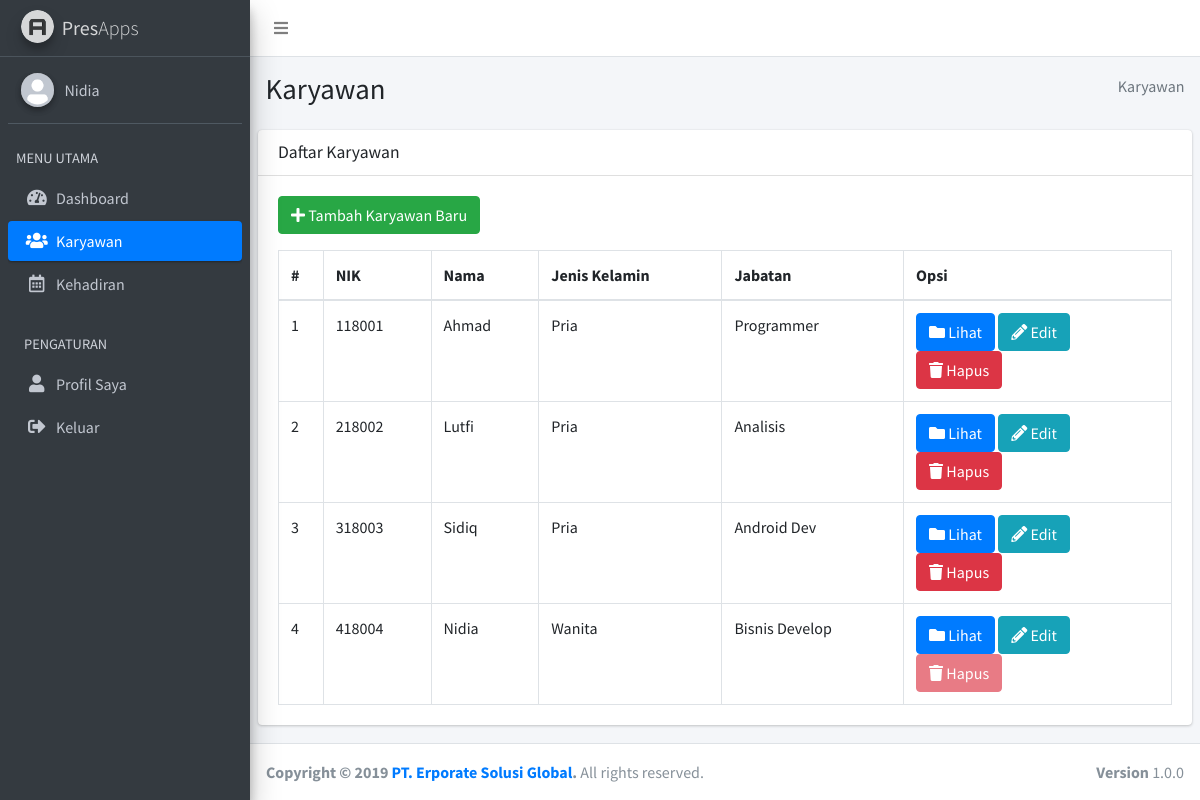
/staff/index.php?page=karyawan (signed in), run on the app's committed database.
### tables this page shows
CREATE TABLE `akun_pengguna` (
  `nik` char(7) NOT NULL,
  `password` varchar(64) DEFAULT NULL,
  `hak_akses` enum('Admin','Staff') DEFAULT NULL
);

CREATE TABLE `karyawan` (
  `nik` char(7) NOT NULL,
  `nama_lengkap` varchar(25) DEFAULT NULL,
  `jenis_kelamin` enum('Pria','Wanita') DEFAULT NULL,
  `id_jabatan` int(11) DEFAULT NULL,
  `no_hp` char(13) DEFAULT NULL,
  `alamat` text
);

CREATE TABLE `jabatan` (
  `id_jabatan` int(11) NOT NULL,
  `nama_jabatan` varchar(50) DEFAULT NULL
);

### action_staff/karyawan.php (called while the page is built, shortened)
<?php
include "../connection/connect.php";
switch(@$_POST["mode"]){
	default:
		$sql = "SELECT * FROM karyawan";
		$result = mysqli_query($connect, $sql);
		break;
}
?>

### staff/pages/karyawan/list.php (the view, shortened to what this page needs)
<section class="content-header">
  <div class="container-fluid">
    <div class="row mb-2">
      <div class="col-sm-6">
        <h1>Karyawan</h1>
      </div>
      <div class="col-sm-6">
        <ol class="breadcrumb float-sm-right">
          <li class="breadcrumb-item active">Karyawan</li>
        </ol>
      </div>
    </div>
  </div>
</section>
<section class="content">
  <div class="card">
    <div class="card-header">
      <h3 class="card-title">Daftar Karyawan</h3>
    </div>
    <div class="card-body">
  		<p>
  			<a href="index.php?page=karyawan&action=add" class="btn btn-success">
  				<i class="fas fa-plus"></i> Tambah Karyawan Baru
  			</a>
  		</p>
  		<table class="table table-bordered">
        <thead>
          <tr>
            <th style="width: 5%">#</th>
            <th>NIK</th>
            <th>Nama</th>
            <th>Jenis Kelamin</th>
            <th>Jabatan</th>
            <th style="width: 30%">Opsi</th>
          </tr>
        </thead>
        <tbody>
          <?php
            include "../action_staff/karyawan.php";
            $no = 1;
            while($i = mysqli_fetch_assoc($result)){
              $id_jabatan = $i["id_jabatan"];
              $sql2 = "SELECT * FROM jabatan WHERE id_jabatan='$id_jabatan'";
              $result2 = mysqli_query($connect, $sql2);
              $j = mysqli_fetch_assoc($result2);
          ?>
          <tr>
            <td><?php echo $no; ?></td>
            <td><?php echo $i["nik"]; ?></td>
            <td><?php echo $i["nama_lengkap"]; ?></td>
            <td><?php echo $i["jenis_kelamin"]; ?></td>
            <td><?php echo $j["nama_jabatan"]; ?></td>
            <?php if($i["nik"] != $_SESSION["nik"]){ ?>
            <td>
            	<a href="index.php?page=karyawan&action=detail&id=<?php echo $i['nik']; ?>" class="btn btn-primary">
            		<i class="fas fa-folder"></i> Lihat
            	</a>
            	<a href="index.php?page=karyawan&action=edit&id=<?php echo $i['nik']; ?>" class="btn btn-info">
            		<i class="fas fa-pencil-alt"></i> Edit
            	</a>
            	<a onclick="return confirm('Hapus karyawan?')" href="index.php?page=karyawan&action=delete&id=<?php echo $i['nik']; ?>" class="btn btn-danger">
            		<i class="fas fa-trash"></i> Hapus
            	</a>
            </td>
            <?php }else{ ?>
            <td>
              <a href="index.php?page=karyawan&action=detail&id=<?php echo $i['nik']; ?>" class="btn btn-primary">
                <i class="fas fa-folder"></i> Lihat
              </a>
              <a href="index.php?page=karyawan&action=edit&id=<?php echo $i['nik']; ?>" class="btn btn-info">
                <i class="fas fa-pencil-alt"></i> Edit
              </a>
              <a onclick="return confirm('Hapus karyawan?')" href="index.php?page=karyawan&action=delete&id=<?php echo $i['nik']; ?>" class="btn btn-danger disabled">
                <i class="fas fa-trash"></i> Hapus
              </a>
            </td>
            <?php } ?>
          </tr>
          <?php
              $no++;
            }
          ?>
        </tbody>
      </table>
    </div>
  </div>
</section>

### staff/layout/header.php (shortened to what this page needs)
<!DOCTYPE html>
<html lang="en">
<head>
  <link rel="stylesheet" href="../assets/plugins/fontawesome-free/css/all.min.css">
  <link rel="stylesheet" href="../assets/dist/css/adminlte.min.css">
</head>
<body class="hold-transition sidebar-mini layout-fixed layout-navbar-fixed layout-footer-fixed">
<div class="wrapper">
  <nav class="main-header navbar navbar-expand navbar-white navbar-light">
    <ul class="navbar-nav">
      <li class="nav-item">
        <a class="nav-link" data-widget="pushmenu" href="#"><i class="fas fa-bars"></i></a>
      </li>
    </ul>
  </nav>
  <aside class="main-sidebar sidebar-dark-primary elevation-4">
    <a href="index.php?page=dashboard" class="brand-link">
      <img src="../assets/dist/img/AdminLTELogo.png" alt="AdminLTE Logo" class="brand-image img-circle elevation-3"
           style="opacity: .8">
      <span class="brand-text font-weight-light"><b>Pres</b>Apps</span>
    </a>
    <div class="sidebar">
      <div class="user-panel mt-3 pb-3 mb-3 d-flex">
        <div class="image">
          <img src="../assets/dist/img/user-avatar.png" class="img-circle elevation-2" alt="User Image">
        </div>
        <div class="info">
          <?php
            include "../connection/connect.php";
            $nik = $_SESSION["nik"];
            $sql = "SELECT akun_pengguna.nik, karyawan.nama_lengkap, akun_pengguna.password, akun_pengguna.hak_akses FROM akun_pengguna INNER JOIN karyawan ON akun_pengguna.nik = karyawan.nik WHERE akun_pengguna.nik='$nik'";
            $result = mysqli_query($connect, $sql);
            $i = mysqli_fetch_assoc($result);
          ?>
          <a href="#" class="d-block"><?php echo $i["nama_lengkap"]; ?></a>
        </div>
      </div>
      <nav class="mt-2">
        <ul class="nav nav-pills nav-sidebar flex-column" data-widget="treeview" role="menu" data-accordion="false">
          <li class="nav-header">MENU UTAMA</li>
          <?php
            if(isset($_GET["page"])){
              $page = $_GET["page"];
            }else{
              $page = "dashboard";
            }
          ?>
          <li class="nav-item">
            <a href="index.php?page=dashboard" class="nav-link <?php if($page == 'dashboard'){ echo 'active'; } ?>">
              <i class="nav-icon fas fa-tachometer-alt"></i>
              <p>
                Dashboard
              </p>
            </a>
          </li>
          <li class="nav-item">
            <a href="index.php?page=karyawan" class="nav-link <?php if($page == 'karyawan'){ echo 'active'; } ?>">
              <i class="nav-icon fas fa-users"></i>
              <p>
                Karyawan
              </p>
            </a>
          </li>
          <li class="nav-item">
            <a href="index.php?page=kehadiran" class="nav-link <?php if($page == 'kehadiran'){ echo 'active'; } ?>">
              <i class="nav-icon far fa-calendar-alt"></i>
              <p>
                Kehadiran
              </p>
            </a>
          </li>
          <li class="nav-header">PENGATURAN</li>
          <li class="nav-item">
            <a href="index.php?page=profil_saya" class="nav-link <?php if($page == 'profil_saya'){ echo 'active'; } ?>">
              <i class="nav-icon fas fa-user"></i>
              <p>
                Profil Saya
              </p>
            </a>
          </li>
          <li class="nav-item">
            <a href="logout.php" class="nav-link">
              <i class="nav-icon fas fa-sign-out-alt"></i>
              <p>
                Keluar
              </p>
            </a>
          </li>
        </ul>
      </nav>
    </div>
  </aside>
  <div class="content-wrapper">

### data on the page
akun_pengguna: nik.nama_lengkap "Nidia"
karyawan: nik "118001", nama_lengkap "Ahmad", jenis_kelamin "Pria", id_jabatan.nama_jabatan "Programmer"
karyawan: nik "218002", nama_lengkap "Lutfi", jenis_kelamin "Pria", id_jabatan.nama_jabatan "Analisis"
karyawan: nik "318003", nama_lengkap "Sidiq", jenis_kelamin "Pria", id_jabatan.nama_jabatan "Android Dev"
karyawan: nik "418004", nama_lengkap "Nidia", jenis_kelamin "Wanita", id_jabatan.nama_jabatan "Bisnis Develop"
